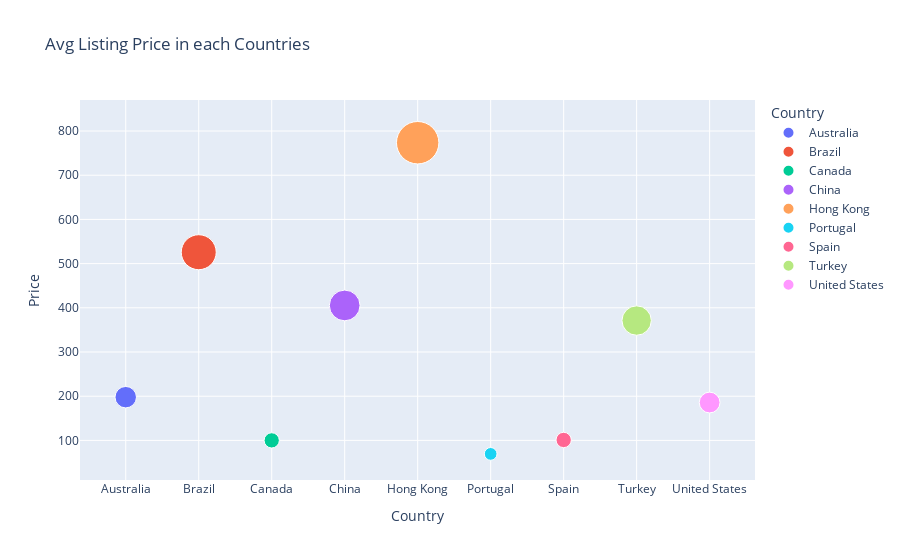

Notebook source saved alongside this figure:
### Code cell
fig = px.scatter(data_frame=country_df,
           x='Country',y='Price',
           color='Country',
           size='Price',
           opacity=1,
           size_max=30,
           title='Avg Listing Price in each Countries')
fig.show()

### Figure 1 — Plotly figure (JSON) as saved in the notebook; plotly's stock layout.template omitted (floating-point values rounded to 4 significant figures)
{"data": [{"hovertemplate": "Country=%{x}<br>Price=%{marker.size}<extra></extra>", "legendgroup": "Australia", "marker": {"color": "#636efa", "opacity": 1, "size": [197.8], "sizemode": "area", "sizeref": 0.8595, "symbol": "circle"}, "mode": "markers", "name": "Australia", "orientation": "v", "showlegend": true, "type": "scatter", "x": ["Australia"], "xaxis": "x", "y": [197.8], "yaxis": "y"}, {"hovertemplate": "Country=%{x}<br>Price=%{marker.size}<extra></extra>", "legendgroup": "Brazil", "marker": {"color": "#EF553B", "opacity": 1, "size": [525.8], "sizemode": "area", "sizeref": 0.8595, "symbol": "circle"}, "mode": "markers", "name": "Brazil", "orientation": "v", "showlegend": true, "type": "scatter", "x": ["Brazil"], "xaxis": "x", "y": [525.8], "yaxis": "y"}, {"hovertemplate": "Country=%{x}<br>Price=%{marker.size}<extra></extra>", "legendgroup": "Canada", "marker": {"color": "#00cc96", "opacity": 1, "size": [100.0], "sizemode": "area", "sizeref": 0.8595, "symbol": "circle"}, "mode": "markers", "name": "Canada", "orientation": "v", "showlegend": true, "type": "scatter", "x": ["Canada"], "xaxis": "x", "y": [100.0], "yaxis": "y"}, {"hovertemplate": "Country=%{x}<br>Price=%{marker.size}<extra></extra>", "legendgroup": "China", "marker": {"color": "#ab63fa", "opacity": 1, "size": [405.4], "sizemode": "area", "sizeref": 0.8595, "symbol": "circle"}, "mode": "markers", "name": "China", "orientation": "v", "showlegend": true, "type": "scatter", "x": ["China"], "xaxis": "x", "y": [405.4], "yaxis": "y"}, {"hovertemplate": "Country=%{x}<br>Price=%{marker.size}<extra></extra>", "legendgroup": "Hong Kong", "marker": {"color": "#FFA15A", "opacity": 1, "size": [773.5], "sizemode": "area", "sizeref": 0.8595, "symbol": "circle"}, "mode": "markers", "name": "Hong Kong", "orientation": "v", "showlegend": true, "type": "scatter", "x": ["Hong Kong"], "xaxis": "x", "y": [773.5], "yaxis": "y"}, {"hovertemplate": "Country=%{x}<br>Price=%{marker.size}<extra></extra>", "legendgroup": "Portugal", "marker": {"color": "#19d3f3", "opacity": 1, "size": [69.48], "sizemode": "area", "sizeref": 0.8595, "symbol": "circle"}, "mode": "markers", "name": "Portugal", "orientation": "v", "showlegend": true, "type": "scatter", "x": ["Portugal"], "xaxis": "x", "y": [69.48], "yaxis": "y"}, {"hovertemplate": "Country=%{x}<br>Price=%{marker.size}<extra></extra>", "legendgroup": "Spain", "marker": {"color": "#FF6692", "opacity": 1, "size": [101.0], "sizemode": "area", "sizeref": 0.8595, "symbol": "circle"}, "mode": "markers", "name": "Spain", "orientation": "v", "showlegend": true, "type": "scatter", "x": ["Spain"], "xaxis": "x", "y": [101.0], "yaxis": "y"}, {"hovertemplate": "Country=%{x}<br>Price=%{marker.size}<extra></extra>", "legendgroup": "Turkey", "marker": {"color": "#B6E880", "opacity": 1, "size": [371.2], "sizemode": "area", "sizeref": 0.8595, "symbol": "circle"}, "mode": "markers", "name": "Turkey", "orientation": "v", "showlegend": true, "type": "scatter", "x": ["Turkey"], "xaxis": "x", "y": [371.2], "yaxis": "y"}, {"hovertemplate": "Country=%{x}<br>Price=%{marker.size}<extra></extra>", "legendgroup": "United States", "marker": {"color": "#FF97FF", "opacity": 1, "size": [185.7], "sizemode": "area", "sizeref": 0.8595, "symbol": "circle"}, "mode": "markers", "name": "United States", "orientation": "v", "showlegend": true, "type": "scatter", "x": ["United States"], "xaxis": "x", "y": [185.7], "yaxis": "y"}], "layout": {"legend": {"itemsizing": "constant", "title": {"text": "Country"}, "tracegroupgap": 0}, "title": {"text": "Avg Listing Price in each Countries"}, "xaxis": {"anchor": "y", "categoryarray": ["Australia", "Brazil", "Canada", "China", "Hong Kong", "Portugal", "Spain", "Turkey", "United States"], "categoryorder": "array", "domain": [0, 1], "title": {"text": "Country"}}, "yaxis": {"anchor": "x", "domain": [0, 1], "title": {"text": "Price"}}}}
